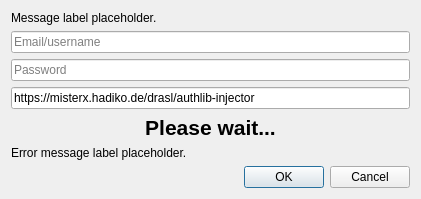
<?xml version="1.0" encoding="UTF-8"?>
<ui version="4.0">
 <class>AuthlibInjectorLoginDialog</class>
 <widget class="QDialog" name="AuthlibInjectorLoginDialog">
  <property name="geometry">
   <rect>
    <x>0</x>
    <y>0</y>
    <width>421</width>
    <height>198</height>
   </rect>
  </property>
  <property name="sizePolicy">
   <sizepolicy hsizetype="Fixed" vsizetype="Fixed">
    <horstretch>0</horstretch>
    <verstretch>0</verstretch>
   </sizepolicy>
  </property>
  <property name="windowTitle">
   <string>Add Account</string>
  </property>
  <layout class="QVBoxLayout" name="verticalLayout">
   <item>
    <widget class="QLabel" name="label">
     <property name="text">
      <string notr="true">Message label placeholder.</string>
     </property>
     <property name="textFormat">
      <enum>Qt::RichText</enum>
     </property>
     <property name="textInteractionFlags">
      <set>Qt::LinksAccessibleByKeyboard|Qt::LinksAccessibleByMouse|Qt::TextBrowserInteraction|Qt::TextSelectableByKeyboard|Qt::TextSelectableByMouse</set>
     </property>
     <property name="openExternalLinks">
      <bool>true</bool>
     </property>
    </widget>
   </item>
   <item>
    <widget class="QLineEdit" name="userTextBox">
     <property name="placeholderText">
      <string>Email/username</string>
     </property>
    </widget>
   </item>
   <item>
    <widget class="QLineEdit" name="passTextBox">
     <property name="echoMode">
      <enum>QLineEdit::Password</enum>
     </property>
     <property name="placeholderText">
      <string>Password</string>
     </property>
    </widget>
   </item>
   <item>
    <widget class="QLineEdit" name="authlibInjectorTextBox">
     <property name="text">
      <string>https://misterx.hadiko.de/drasl/authlib-injector</string>
     </property>
     <property name="placeholderText">
       <string>https://example.com/authlib-injector</string>
     </property>
    </widget>
   </item>
    <item>
    <widget class="QLabel" name="loadingLabel">
      <property name="font">
      <font>
        <pointsize>16</pointsize>
        <weight>75</weight>
        <bold>true</bold>
      </font>
      </property>
      <property name="text">
      <string>Please wait...</string>
      </property>
      <property name="alignment">
      <set>Qt::AlignCenter</set>
      </property>
      <property name="wordWrap">
      <bool>true</bool>
      </property>
    </widget>
   </item>
   <item>
    <widget class="QLabel" name="errorMessage">
     <property name="text">
      <string notr="true">Error message label placeholder.</string>
     </property>
     <property name="textFormat">
      <enum>Qt::RichText</enum>
     </property>
     <property name="textInteractionFlags">
      <set>Qt::LinksAccessibleByKeyboard|Qt::LinksAccessibleByMouse|Qt::TextBrowserInteraction|Qt::TextSelectableByKeyboard|Qt::TextSelectableByMouse</set>
     </property>
     <property name="openExternalLinks">
      <bool>true</bool>
     </property>
    </widget>
   </item>
   <item>
    <widget class="QDialogButtonBox" name="buttonBox">
     <property name="orientation">
      <enum>Qt::Horizontal</enum>
     </property>
     <property name="standardButtons">
      <set>QDialogButtonBox::Cancel|QDialogButtonBox::Ok</set>
     </property>
    </widget>
   </item>
  </layout>
 </widget>
 <resources/>
 <connections/>
</ui>
